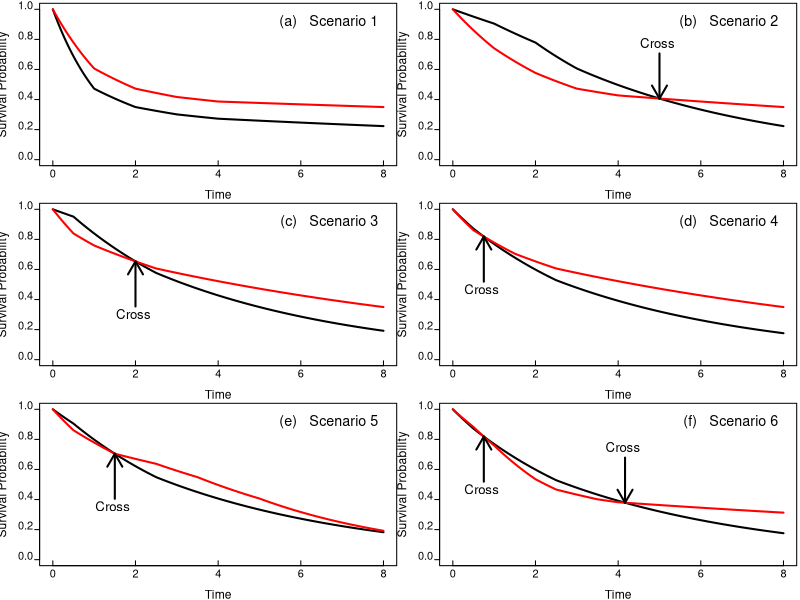

R code for this plot:

### Code to generate Figure 2 from the main manuscript
### This figure plots the survival curves from each of the six simulation scenarios

Spwexp_point <- function(tt, rate=1, intervals, xmax) {
  n.int <- length(intervals)
  x <- y <- rep(0, n.int + 1)
  x[1] <- 0
  y[1] <- 0
  
  if(n.int > 1) {
    for(k in 2:n.int) {
      x[k] <- x[k-1] + intervals[k-1]
      y[k] <- y[k-1] + rate[k-1]*intervals[k-1]
    }
  }
  x[n.int + 1] <- xmax
  y[n.int + 1] <- y[n.int] + rate[n.int]*(xmax - sum(intervals[-n.int]))
  tmp <- approxfun(x, y)
  x.grid <- seq(0, xmax, length.out=1000)
  HH.x <- tmp(tt)
  return(exp(-HH.x))
}

Spwexp <- function(rate=1, intervals, xmax) {
  n.int <- length(intervals)
  x <- y <- rep(0, n.int + 1)
  x[1] <- 0
  y[1] <- 0
  
  if(n.int > 1) {
    for(k in 2:n.int) {
      x[k] <- x[k-1] + intervals[k-1]
      y[k] <- y[k-1] + rate[k-1]*intervals[k-1]
    }
  }
  x[n.int + 1] <- xmax
  y[n.int + 1] <- y[n.int] + rate[n.int]*(xmax - sum(intervals[-n.int]))
  tmp <- approxfun(x, y)
  x.grid <- seq(0, xmax, length.out=1000)
  HH <- tmp(x.grid)
  return(list(x=x.grid, y=exp(-HH), H=HH))
}



############################################################
# Simulation Study 1 (one survival curve dominates the other)

r01 <- c(.75, .3, .15, .1, .05)
r11 <- c(.5, .25, .125, .075, .025)
int1 <- c(rep(1, 4), Inf)

#############################################################
#### Second simulation study
## Have a very clear crossing

r12 <- c(.3, .25, .2, .1, .05, .05)
r02 <- c(.1, .15, .25, .2, .2, .2)
int2 <- c(rep(1, 5), Inf)

ff <- function(x) {
  ans <- Spwexp_point(x, rate=r12, intervals=int2, xmax=8) -  Spwexp_point(x, rate=r02, intervals=int2, xmax=8)
  return(ans)
}
cross2 <- uniroot(ff, interval=c(.1, 7.9))$root
cross2.y <- Spwexp_point(cross2, rate=r12, intervals=int2, xmax=8)

######################################################
### Third simulation study (Early Crossing)

r13 <- c(.35, .2, .15, .15, .15, .1, .1, .1, .1, .1, .1)
r03 <- c(.1, .25, .25, .25, .25, .2, .2, .2, .2, .2, .2)
int3 <- c(rep(1/2, 10), Inf)

ff <- function(x) {
  ans <- Spwexp_point(x, rate=r13, intervals=int3, xmax=8) -  Spwexp_point(x, rate=r03, intervals=int3, xmax=8)
  return(ans)
}
cross3 <- uniroot(ff, interval=c(.1, 7.9))$root
cross3.y <- Spwexp_point(cross3, rate=r13, intervals=int3, xmax=8)



######################################################
### Fourth simulation study (Early Crossing with almost no separation)

r14 <- c(.3, .2, .2, .15, .15, .1, .1, .1, .1, .1, .1)
r04 <- c(.275, .25, .25, .25, .25, .2, .2, .2, .2, .2, .2)
int4 <- c(rep(1/2, 10), Inf)

ff <- function(x) {
  ans <- Spwexp_point(x, rate=r14, intervals=int4, xmax=8) -  Spwexp_point(x, rate=r04, intervals=int4, xmax=8)
  return(ans)
}
cross4 <- uniroot(ff, interval=c(.1, 7.9))$root
cross4.y <- Spwexp_point(cross4, rate=r14, intervals=int4, xmax=8)

######################################################
### Fifth simulation study (Early Crossing with diminishing effect)

r15 <- c(.3, .2, .2, .1, .1, .15, .15, .2, .2, .2, .25)
r05 <- c(.2, .25, .25, .25, .25, .2, .2, .2, .2, .2, .2)
int5 <- c(rep(1/2, 10), Inf)

ff <- function(x) {
  ans <- Spwexp_point(x, rate=r15, intervals=int5, xmax=8) -  Spwexp_point(x, rate=r05, intervals=int5, xmax=8)
  return(ans)
}
cross5 <- uniroot(ff, interval=c(.1, 7.9))$root
cross5.y <- Spwexp_point(cross5, rate=r15, intervals=int5, xmax=8)

#####################################################
### Sixth simulation study
### have two crossings, but the first is a very
##    weak crossing while the second is a strong one


r16 <- c(.25, .3, .35, .35, .275, .15, .15, .1, .05, .05, .05)
r06 <- c(.275, .25, .25, .25, .25, .2, .2, .2, .2, .2, .2)
int6 <- c(rep(1/2, 10), Inf)

ff <- function(x) {
  ans <- Spwexp_point(x, rate=r16, intervals=int6, xmax=8) -  Spwexp_point(x, rate=r06, intervals=int6, xmax=8)
  return(ans)
}
cross61 <- uniroot(ff, interval=c(.1, 2))$root
cross62 <- uniroot(ff, interval=c(2.1, 7))$root
cross61.y <- Spwexp_point(cross61, rate=r16, intervals=int6, xmax=8)
cross62.y <- Spwexp_point(cross62, rate=r16, intervals=int6, xmax=8)


######################################################

x.max <- 8
s01 <- Spwexp(rate=r01, intervals=int1, xmax=x.max) 
s11 <- Spwexp(rate=r11, intervals=int1, xmax=x.max) 
s02 <- Spwexp(rate=r02, intervals=int2, xmax=x.max) 
s12 <- Spwexp(rate=r12, intervals=int2, xmax=x.max)
s03 <- Spwexp(rate=r03, intervals=int3, xmax=x.max) 
s13 <- Spwexp(rate=r13, intervals=int3, xmax=x.max) 
s04 <- Spwexp(rate=r04, intervals=int4, xmax=x.max) 
s14 <- Spwexp(rate=r14, intervals=int4, xmax=x.max) 
s05 <- Spwexp(rate=r05, intervals=int5, xmax=x.max) 
s15 <- Spwexp(rate=r15, intervals=int5, xmax=x.max) 
s06 <- Spwexp(rate=r06, intervals=int6, xmax=x.max) 
s16 <- Spwexp(rate=r16, intervals=int6, xmax=x.max) 

line.width <- 2
xleft.pos <- -1.2
#postscript("~/PWExpSimulationScenarios.eps", horizontal=FALSE, width=6.5, height=5.5)
par(mfrow=c(3,2), mar=c(2.6, 3.0, .25, .25))
plot(0,0, type="n", xlim=c(0,x.max), ylim=c(0, 1), las=1, xlab="", ylab="",
     xaxt='n', cex.axis=0.9, yaxt='n')
lines(s01$x, s01$y, col="black", lwd=line.width)
lines(s11$x, s11$y, col="red", lwd=line.width)
text(x=4, y=-.23, labels="Time", xpd=NA, cex=1.1)
axis(1, at=c(0, 2, 4, 6, 8), labels=TRUE, tick=TRUE, padj=0, tcl=1, tck=.03, mgp=c(3,0.1,0), cex.axis=1)
text(x=xleft.pos, y=.5, labels="Survival Probability", xpd=NA, cex=1.1, srt=90)
axis(2, at=c(0, .2, .4, .6, .8, 1), labels=TRUE, padj=0, tcl=1, tck=-.03, mgp=c(3,0.5,0), cex.axis=1, las=1)
legend("topright", legend="(a)   Scenario 1   ", bty='n', cex=1.3)

plot(0,0, type="n", xlim=c(0,x.max), ylim=c(0, 1), las=1, xlab="", ylab="",
     xaxt='n', cex.axis=0.9, yaxt='n')
lines(s02$x, s02$y, col="black", lwd=line.width)
lines(s12$x, s12$y, col="red", lwd=line.width)
arrows(cross2, cross2.y + .3, cross2, cross2.y, length=.15, lwd=2)
text(cross2 - .05, cross2.y + .37, "Cross", cex=1.2)
text(x=4, y=-.23, labels="Time", xpd=NA, cex=1.1)
axis(1, at=c(0, 2, 4, 6, 8), labels=TRUE, tick=TRUE, padj=0, tcl=1, tck=.03, mgp=c(3,0.1,0), cex.axis=1)
text(x=xleft.pos, y=.5, labels="Survival Probability", xpd=NA, cex=1.1, srt=90)
axis(2, at=c(0, .2, .4, .6, .8, 1), labels=TRUE, padj=0, tcl=1, tck=-.03, mgp=c(3,0.5,0), cex.axis=1, las=1)
legend("topright", legend="(b)   Scenario 2   ", bty='n', cex=1.3)


plot(0,0, type="n", xlim=c(0,x.max), ylim=c(0, 1), las=1, xlab="", ylab="",
     xaxt='n', cex.axis=0.9, yaxt='n')
lines(s03$x, s03$y, col="black", lwd=line.width)
lines(s13$x, s13$y, col="red", lwd=line.width)
arrows(cross3, cross3.y - .3, cross3, cross3.y, length=.15, lwd=2)
text(cross3 - .05, cross3.y - .35, "Cross", cex=1.2)
text(x=4, y=-.23, labels="Time", xpd=NA, cex=1.1)
axis(1, at=c(0, 2, 4, 6, 8), labels=TRUE, tick=TRUE, padj=0, tcl=1, tck=.03, mgp=c(3,0.1,0), cex.axis=1)
text(x=xleft.pos, y=.5, labels="Survival Probability", xpd=NA, cex=1.1, srt=90)
axis(2, at=c(0, .2, .4, .6, .8, 1), labels=TRUE, padj=0, tcl=1, tck=-.03, mgp=c(3,0.5,0), cex.axis=1, las=1)
legend("topright", legend="(c)   Scenario 3   ", bty='n', cex=1.3)


plot(0,0, type="n", xlim=c(0,x.max), ylim=c(0, 1), las=1, xlab="", ylab="",
     xaxt='n', cex.axis=0.9, yaxt='n')
lines(s04$x, s04$y, col="black", lwd=line.width)
lines(s14$x, s14$y, col="red", lwd=line.width)
arrows(cross4, cross4.y - .3, cross4, cross4.y, length=.15, lwd=2)
text(cross4 - .05, cross4.y - .35, "Cross", cex=1.2)
text(x=4, y=-.23, labels="Time", xpd=NA, cex=1.1)
axis(1, at=c(0, 2, 4, 6, 8), labels=TRUE, tick=TRUE, padj=0, tcl=1, tck=.03, mgp=c(3,0.1,0), cex.axis=1)
text(x=xleft.pos, y=.5, labels="Survival Probability", xpd=NA, cex=1.1, srt=90)
axis(2, at=c(0, .2, .4, .6, .8, 1), labels=TRUE, padj=0, tcl=1, tck=-.03, mgp=c(3,0.5,0), cex.axis=1, las=1)
legend("topright", legend="(d)   Scenario 4   ", bty='n', cex=1.3)


plot(0,0, type="n", xlim=c(0,x.max), ylim=c(0, 1), las=1, xlab="", ylab="",
     xaxt='n', cex.axis=0.9, yaxt='n')
lines(s05$x, s05$y, col="black", lwd=line.width)
lines(s15$x, s15$y, col="red", lwd=line.width)
arrows(cross5, cross5.y - .3, cross5, cross5.y, length=.15, lwd=2)
text(cross5 - .05, cross5.y - .35, "Cross", cex=1.2)
text(x=4, y=-.23, labels="Time", xpd=NA, cex=1.1)
axis(1, at=c(0, 2, 4, 6, 8), labels=TRUE, tick=TRUE, padj=0, tcl=1, tck=.03, mgp=c(3,0.1,0), cex.axis=1)
text(x=xleft.pos, y=.5, labels="Survival Probability", xpd=NA, cex=1.1, srt=90)
axis(2, at=c(0, .2, .4, .6, .8, 1), labels=TRUE, padj=0, tcl=1, tck=-.03, mgp=c(3,0.5,0), cex.axis=1, las=1)
legend("topright", legend="(e)   Scenario 5   ", bty='n', cex=1.3)


plot(0,0, type="n", xlim=c(0,x.max), ylim=c(0, 1), las=1, xlab="", ylab="",
     xaxt='n', cex.axis=0.9, yaxt='n')
lines(s06$x, s06$y, col="black", lwd=line.width)
lines(s16$x, s16$y, col="red", lwd=line.width)
arrows(cross61, cross61.y - .3, cross61, cross61.y, length=.15, lwd=2)
arrows(cross62, cross62.y + .3, cross62, cross62.y, length=.15, lwd=2)
text(cross61 - .05, cross61.y - .35, "Cross", cex=1.2)
text(cross62 - .05, cross62.y + .37, "Cross", cex=1.2)
text(x=4, y=-.23, labels="Time", xpd=NA, cex=1.1)
axis(1, at=c(0, 2, 4, 6, 8), labels=TRUE, tick=TRUE, padj=0, tcl=1, tck=.03, mgp=c(3,0.1,0), cex.axis=1)
text(x=xleft.pos, y=.5, labels="Survival Probability", xpd=NA, cex=1.1, srt=90)
axis(2, at=c(0, .2, .4, .6, .8, 1), labels=TRUE, padj=0, tcl=1, tck=-.03, mgp=c(3,0.5,0), cex.axis=1, las=1)
legend("topright", legend="(f)   Scenario 6   ", bty='n', cex=1.3)

#dev.off()






